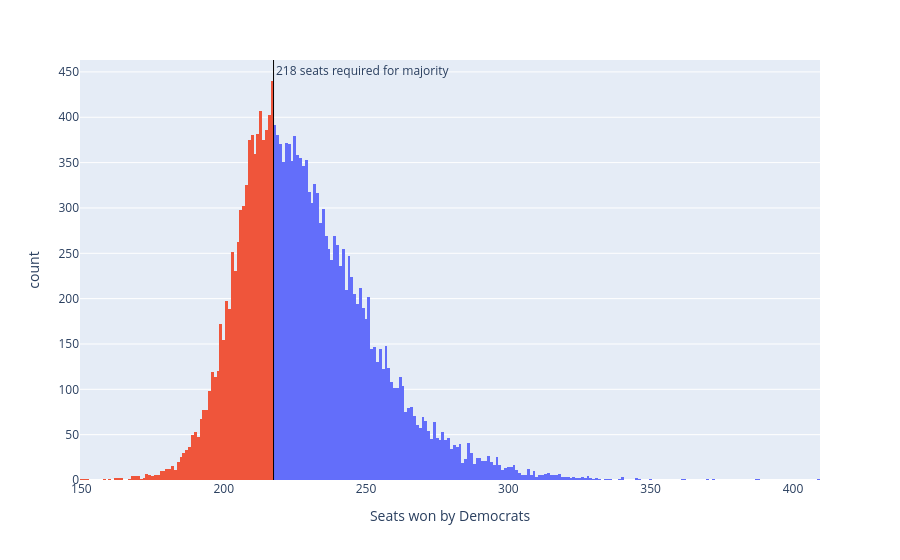

Notebook code for this chart:
### Code cell
sims_hist = px.histogram(seat_sims, x='seats', nbins=np.unique(seat_sims['seats']).shape[0]*2, color='winner', 
                         labels={'seats':'Seats won by Democrats', 'winner': 'Winner'})
sims_hist.update_traces(showlegend=False)
sims_hist.add_vline(x=217.5, line_width=1, line_color='black', annotation_text='218 seats required for majority', 
                    annotation_position='top right')
sims_hist

### Figure 1 — Plotly figure (JSON) as saved in the notebook; plotly's stock layout.template omitted (floating-point values rounded to 4 significant figures; data arrays with more than 128 entries replaced by an {"elided": "..."} marker saying what was removed)
{"data": [{"bingroup": "x", "hovertemplate": "Winner=Democrats<br>Seats won by Democrats=%{x}<br>count=%{y}<extra></extra>", "legendgroup": "Democrats", "marker": {"color": "#636efa", "pattern": {"shape": ""}}, "name": "Democrats", "nbinsx": 378, "orientation": "v", "showlegend": false, "type": "histogram", "x": {"elided": "13020 int values"}, "xaxis": "x", "yaxis": "y"}, {"bingroup": "x", "hovertemplate": "Winner=Republicans<br>Seats won by Democrats=%{x}<br>count=%{y}<extra></extra>", "legendgroup": "Republicans", "marker": {"color": "#EF553B", "pattern": {"shape": ""}}, "name": "Republicans", "nbinsx": 378, "orientation": "v", "showlegend": false, "type": "histogram", "x": {"elided": "6980 int values"}, "xaxis": "x", "yaxis": "y"}], "layout": {"annotations": [{"showarrow": false, "text": "218 seats required for majority", "x": 217.5, "xanchor": "left", "xref": "x", "y": 1, "yanchor": "top", "yref": "y domain"}], "barmode": "relative", "legend": {"title": {"text": "Winner"}, "tracegroupgap": 0}, "margin": {"t": 60}, "shapes": [{"line": {"color": "black", "width": 1}, "type": "line", "x0": 217.5, "x1": 217.5, "xref": "x", "y0": 0, "y1": 1, "yref": "y domain"}], "xaxis": {"anchor": "y", "domain": [0, 1], "title": {"text": "Seats won by Democrats"}}, "yaxis": {"anchor": "x", "domain": [0, 1], "title": {"text": "count"}}}}
